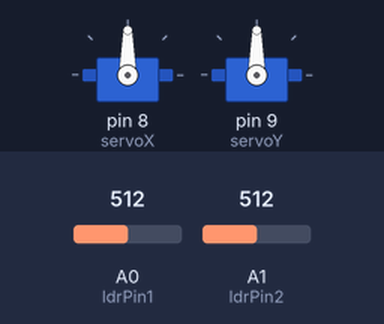
A sketch run on a simulated Arduino Uno, built with avr-gcc and run on an emulated ATmega328P. Parts: 2 × servo. The test bench sets the inputs (shaded band); at power-on: A0 (ldrPin1) = 512, A1 (ldrPin2) = 512. What the sketch prints to the serial monitor is not drawn.

Above: at 1.2 s.
1.3 s: A0 (ldrPin1) set to 533
At 3.4 s:
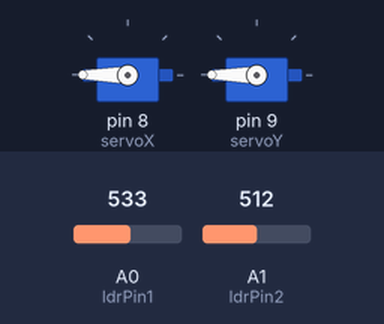
4.3 s: A1 (ldrPin2) set to 531
5.8 s: A1 (ldrPin2) set to 553
At 5.95 s:
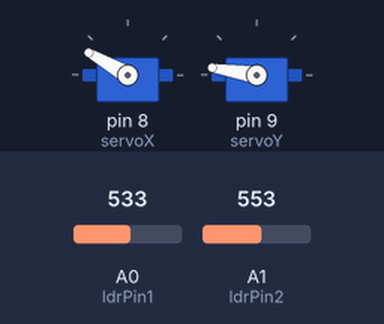
8.8 s: A0 (ldrPin1) set to 554
At 8.8 s:
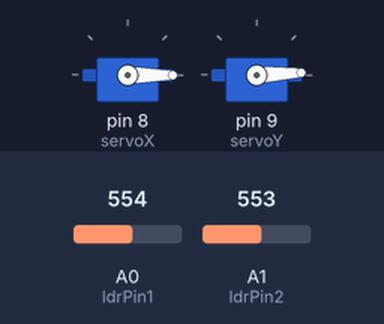
11.8 s: A0 (ldrPin1) set to 581
At 11.95 s:
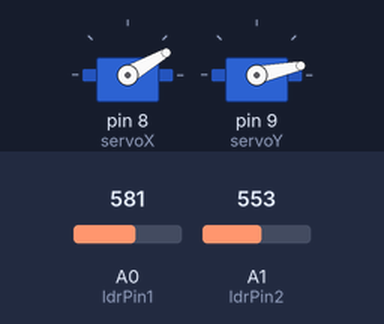
14.8 s: A0 (ldrPin1) set to 511
At 15.05 s:
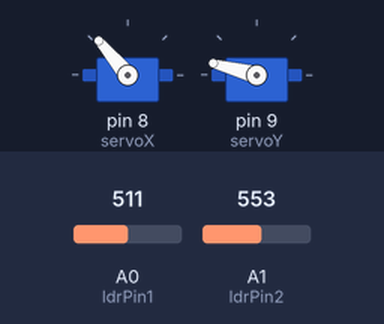
Timing chart, 0 to 18.8 s (numbered marks = the images above; inputs shaded):
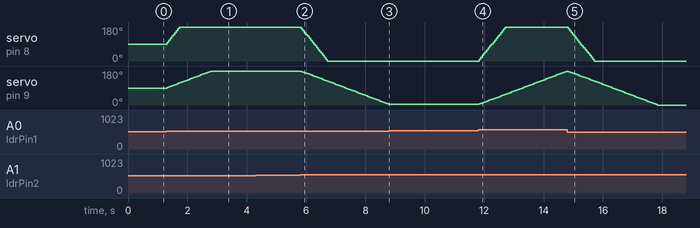

The sketch:

Solar_Tracking_System.ino
```cpp
#include <Servo.h>

// Inisialisasi servo
Servo servoX;
Servo servoY;

// Pin untuk sensor cahaya (LDR)
const int ldrPin1 = A0;
const int ldrPin2 = A1;

// Batas toleransi untuk menentukan pergerakan servo
const int threshold = 10;

// Variabel untuk menyimpan nilai dari sensor cahaya
int ldrValue1, ldrValue2;

// Posisi awal servo
int posX = 90;
int posY = 90;

void setup() {
  // Menghubungkan servo dengan pin yang sesuai
  servoX.attach(8);
  servoY.attach(9);

  // Mengatur posisi awal servo
  servoX.write(posX);
  servoY.write(posY);

  // Inisialisasi komunikasi serial
  Serial.begin(9600);
}

void loop() {
  // Membaca nilai dari sensor cahaya
  ldrValue1 = analogRead(ldrPin1);
  ldrValue2 = analogRead(ldrPin2);

  // Menampilkan nilai sensor cahaya di Serial Monitor
  Serial.print(" | LDR1: "); Serial.print(ldrValue1);
  Serial.print(" | LDR2: "); Serial.print(ldrValue2);

  // Menghitung selisih nilai sensor
  int diffX = ldrValue1 - ldrValue2;
  int diffY = ldrValue1 - ldrValue2;

  // Menentukan pergerakan servo berdasarkan selisih nilai sensor
  if (abs(diffX) > threshold) {
    if (diffX > 0) {
      posX += 10;
    } else {
      posX -= 10;
    }
  }

  if (abs(diffY) > threshold) {
    if (diffY > 0) {
      posY += 3;
    } else {
      posY -= 3;
    }
  }

  // Batasan posisi servo
  posX = constrain(posX, 0, 180);
  posY = constrain(posY, 0, 180);

  // Menggerakkan servo ke posisi yang telah ditentukan
  servoX.write(posX);
  servoY.write(posY);

  // Delay untuk memberikan waktu servo bergerak
  delay(50);
}
```

Measured:
- the behaviour switches between 522 and 523 on A0 (ldrPin1) (found by bisection; images 0 and 1)
- the behaviour switches between 543 and 544 on A1 (ldrPin2) (found by bisection; images 1 and 2)
- the behaviour switches between 563 and 564 on A0 (ldrPin1) (found by bisection; images 3 and 4)
- after the input at 1.3 s, servo on pin 8 (servoX): moves from 90° to 180° over 0.41 s, starting at once; servo on pin 9 (servoY): moves from 90° to 180° over 1.5 s, starting at once
- after the input at 4.3 s, every drawn part: stays the same
- after the input at 5.8 s, servo on pin 8 (servoX): moves from 180° to 0° over 0.86 s, starting at once; servo on pin 9 (servoY): moves from 180° to 3° over 2.9 s, starting at once
- after the input at 8.8 s, servo on pin 9 (servoY): stays 3° (without the input it goes to 0° after 0.04 s)
- after the input at 11.8 s, servo on pin 8 (servoX): moves from 0° to 180° over 0.86 s, starting at once; servo on pin 9 (servoY): moves from 3° to 180° over 2.9 s, starting at once
- after the input at 14.8 s, servo on pin 8 (servoX): moves from 180° to 0° over 0.86 s, starting at once; servo on pin 9 (servoY): moves from 180° to 0° over 3.0 s, starting at once
